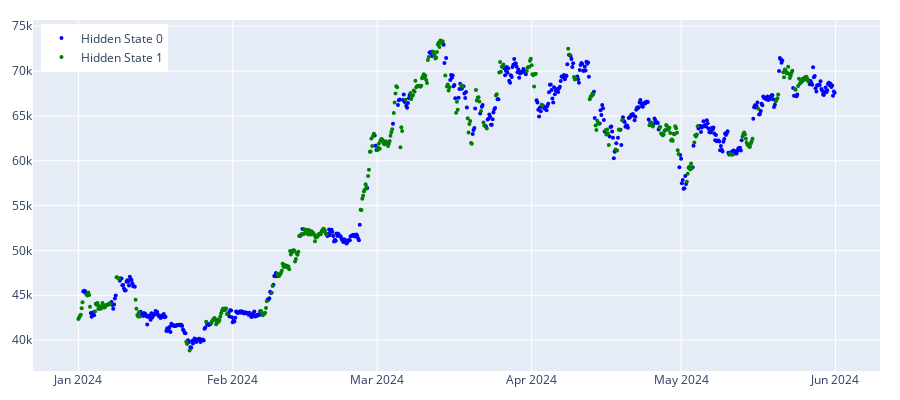

The notebook cell this image was saved under:
### Code cell
model_gmm =  regime_detection.get_regimes_gmm
params = {'n_components':2, 'covariance_type':"full", 'random_state':100, 'max_iter': 100000, 'n_init': 30,'init_params': 'kmeans', 'random_state':100}
states_pred_gmm = feed_forward_training(model_gmm, params, prices_array, split_index, 20)
plot_hidden_states(np.array(states_pred_gmm), prices[['btc_close']][split_index:])
plot_hidden_states2(np.array(states_pred_gmm), prices[['btc_close']][split_index:])

### Figure 1 — Plotly figure (JSON) as saved in the notebook; plotly's stock layout.template omitted (floating-point values rounded to 4 significant figures; data arrays with more than 128 entries replaced by an {"elided": "..."} marker saying what was removed)
{"data": [{"marker": {"color": "blue", "size": 4}, "mode": "markers", "name": "Hidden State 0", "type": "scatter", "x": {"elided": "540 str values"}, "y": {"elided": "540 float values"}}, {"marker": {"color": "green", "size": 4}, "mode": "markers", "name": "Hidden State 1", "type": "scatter", "x": {"elided": "372 str values"}, "y": {"elided": "372 float values"}}], "layout": {"height": 400, "legend": {"x": 0.01, "xanchor": "left", "y": 0.99, "yanchor": "top"}, "margin": {"b": 20, "l": 20, "r": 20, "t": 20}, "width": 900}}
